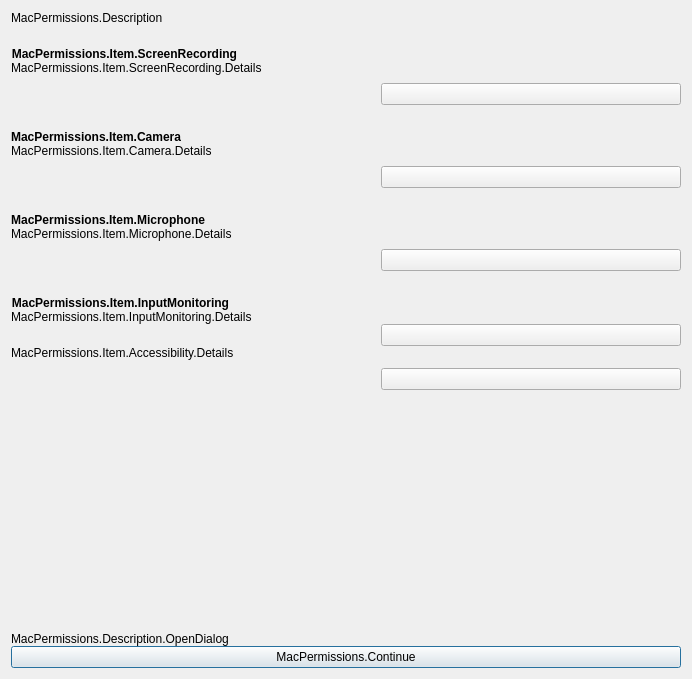
<?xml version="1.0" encoding="UTF-8"?>
<ui version="4.0">
 <class>OBSPermissions</class>
 <widget class="QDialog" name="OBSPermissions">
  <property name="geometry">
   <rect>
    <x>0</x>
    <y>0</y>
    <width>692</width>
    <height>679</height>
   </rect>
  </property>
  <property name="sizePolicy">
   <sizepolicy hsizetype="Minimum" vsizetype="Minimum">
    <horstretch>0</horstretch>
    <verstretch>0</verstretch>
   </sizepolicy>
  </property>
  <property name="minimumSize">
   <size>
    <width>0</width>
    <height>0</height>
   </size>
  </property>
  <property name="windowTitle">
   <string>MacPermissions.Title</string>
  </property>
  <property name="windowIcon">
   <iconset resource="obs.qrc">
    <normaloff>:/res/images/obs.png</normaloff>:/res/images/obs.png</iconset>
  </property>
  <property name="styleSheet">
   <string notr="true"/>
  </property>
  <layout class="QGridLayout" name="gridLayout_2">
   <item row="0" column="0">
    <layout class="QVBoxLayout" name="verticalLayout">
     <property name="spacing">
      <number>0</number>
     </property>
     <property name="sizeConstraint">
      <enum>QLayout::SizeConstraint::SetNoConstraint</enum>
     </property>
     <property name="leftMargin">
      <number>0</number>
     </property>
     <property name="topMargin">
      <number>0</number>
     </property>
     <property name="rightMargin">
      <number>0</number>
     </property>
     <property name="bottomMargin">
      <number>0</number>
     </property>
     <item>
      <layout class="QVBoxLayout" name="verticalLayout_7">
       <item>
        <widget class="QLabel" name="label">
         <property name="text">
          <string>MacPermissions.Description</string>
         </property>
         <property name="wordWrap">
          <bool>true</bool>
         </property>
        </widget>
       </item>
       <item>
        <layout class="QGridLayout" name="gridLayout">
         <item row="1" column="0">
          <spacer name="verticalSpacer">
           <property name="orientation">
            <enum>Qt::Orientation::Vertical</enum>
           </property>
           <property name="sizeHint" stdset="0">
            <size>
             <width>20</width>
             <height>40</height>
            </size>
           </property>
          </spacer>
         </item>
         <item row="3" column="0">
          <widget class="QPushButton" name="continueButton">
           <property name="text">
            <string>MacPermissions.Continue</string>
           </property>
          </widget>
         </item>
         <item row="2" column="0">
          <widget class="QLabel" name="label_2">
           <property name="text">
            <string>MacPermissions.Description.OpenDialog</string>
           </property>
           <property name="wordWrap">
            <bool>true</bool>
           </property>
           <property name="bottomMargin" stdset="0">
            <number>8</number>
           </property>
          </widget>
         </item>
         <item row="0" column="0">
          <layout class="QFormLayout" name="formLayout">
           <property name="fieldGrowthPolicy">
            <enum>QFormLayout::FieldGrowthPolicy::AllNonFixedFieldsGrow</enum>
           </property>
           <property name="rowWrapPolicy">
            <enum>QFormLayout::RowWrapPolicy::WrapAllRows</enum>
           </property>
           <property name="topMargin">
            <number>22</number>
           </property>
           <property name="bottomMargin">
            <number>0</number>
           </property>
           <item row="0" column="0">
            <widget class="QLabel" name="label_4">
             <property name="font">
              <font>
               <bold>true</bold>
              </font>
             </property>
             <property name="text">
              <string>MacPermissions.Item.ScreenRecording</string>
             </property>
             <property name="alignment">
              <set>Qt::AlignmentFlag::AlignRight|Qt::AlignmentFlag::AlignTrailing|Qt::AlignmentFlag::AlignVCenter</set>
             </property>
            </widget>
           </item>
           <item row="0" column="1">
            <widget class="QLabel" name="label_5">
             <property name="text">
              <string>MacPermissions.Item.ScreenRecording.Details</string>
             </property>
            </widget>
           </item>
           <item row="1" column="1">
            <layout class="QHBoxLayout" name="horizontalLayout">
             <property name="topMargin">
              <number>8</number>
             </property>
             <property name="bottomMargin">
              <number>25</number>
             </property>
             <item>
              <spacer name="horizontalSpacer">
               <property name="orientation">
                <enum>Qt::Orientation::Horizontal</enum>
               </property>
               <property name="sizeHint" stdset="0">
                <size>
                 <width>40</width>
                 <height>20</height>
                </size>
               </property>
              </spacer>
             </item>
             <item>
              <widget class="QPushButton" name="capturePermissionButton">
               <property name="sizePolicy">
                <sizepolicy hsizetype="Fixed" vsizetype="Fixed">
                 <horstretch>0</horstretch>
                 <verstretch>0</verstretch>
                </sizepolicy>
               </property>
               <property name="minimumSize">
                <size>
                 <width>300</width>
                 <height>0</height>
                </size>
               </property>
               <property name="maximumSize">
                <size>
                 <width>300</width>
                 <height>16777215</height>
                </size>
               </property>
               <property name="baseSize">
                <size>
                 <width>300</width>
                 <height>0</height>
                </size>
               </property>
              </widget>
             </item>
            </layout>
           </item>
           <item row="2" column="0">
            <widget class="QLabel" name="label_7">
             <property name="font">
              <font>
               <bold>true</bold>
              </font>
             </property>
             <property name="text">
              <string>MacPermissions.Item.Camera</string>
             </property>
             <property name="alignment">
              <set>Qt::AlignmentFlag::AlignRight|Qt::AlignmentFlag::AlignTrailing|Qt::AlignmentFlag::AlignVCenter</set>
             </property>
            </widget>
           </item>
           <item row="2" column="1">
            <widget class="QLabel" name="label_8">
             <property name="text">
              <string>MacPermissions.Item.Camera.Details</string>
             </property>
             <property name="wordWrap">
              <bool>true</bool>
             </property>
            </widget>
           </item>
           <item row="3" column="1">
            <layout class="QHBoxLayout" name="horizontalLayout_2">
             <property name="topMargin">
              <number>8</number>
             </property>
             <property name="bottomMargin">
              <number>25</number>
             </property>
             <item>
              <spacer name="horizontalSpacer_2">
               <property name="orientation">
                <enum>Qt::Orientation::Horizontal</enum>
               </property>
               <property name="sizeHint" stdset="0">
                <size>
                 <width>40</width>
                 <height>20</height>
                </size>
               </property>
              </spacer>
             </item>
             <item>
              <widget class="QPushButton" name="videoPermissionButton">
               <property name="sizePolicy">
                <sizepolicy hsizetype="Fixed" vsizetype="Fixed">
                 <horstretch>0</horstretch>
                 <verstretch>0</verstretch>
                </sizepolicy>
               </property>
               <property name="minimumSize">
                <size>
                 <width>300</width>
                 <height>0</height>
                </size>
               </property>
               <property name="maximumSize">
                <size>
                 <width>300</width>
                 <height>16777215</height>
                </size>
               </property>
               <property name="baseSize">
                <size>
                 <width>300</width>
                 <height>0</height>
                </size>
               </property>
              </widget>
             </item>
            </layout>
           </item>
           <item row="4" column="0">
            <widget class="QLabel" name="label_9">
             <property name="font">
              <font>
               <bold>true</bold>
              </font>
             </property>
             <property name="text">
              <string>MacPermissions.Item.Microphone</string>
             </property>
             <property name="alignment">
              <set>Qt::AlignmentFlag::AlignRight|Qt::AlignmentFlag::AlignTrailing|Qt::AlignmentFlag::AlignVCenter</set>
             </property>
            </widget>
           </item>
           <item row="4" column="1">
            <widget class="QLabel" name="label_10">
             <property name="text">
              <string>MacPermissions.Item.Microphone.Details</string>
             </property>
            </widget>
           </item>
           <item row="5" column="1">
            <layout class="QHBoxLayout" name="horizontalLayout_4">
             <property name="topMargin">
              <number>8</number>
             </property>
             <property name="bottomMargin">
              <number>25</number>
             </property>
             <item>
              <spacer name="horizontalSpacer_3">
               <property name="orientation">
                <enum>Qt::Orientation::Horizontal</enum>
               </property>
               <property name="sizeHint" stdset="0">
                <size>
                 <width>40</width>
                 <height>20</height>
                </size>
               </property>
              </spacer>
             </item>
             <item>
              <widget class="QPushButton" name="audioPermissionButton">
               <property name="sizePolicy">
                <sizepolicy hsizetype="Fixed" vsizetype="Fixed">
                 <horstretch>0</horstretch>
                 <verstretch>0</verstretch>
                </sizepolicy>
               </property>
               <property name="minimumSize">
                <size>
                 <width>300</width>
                 <height>0</height>
                </size>
               </property>
               <property name="maximumSize">
                <size>
                 <width>300</width>
                 <height>16777215</height>
                </size>
               </property>
               <property name="baseSize">
                <size>
                 <width>300</width>
                 <height>0</height>
                </size>
               </property>
              </widget>
             </item>
            </layout>
           </item>
           <item row="6" column="0">
            <widget class="QLabel" name="label_3">
             <property name="font">
              <font>
               <bold>true</bold>
              </font>
             </property>
             <property name="text">
              <string>MacPermissions.Item.InputMonitoring</string>
             </property>
             <property name="alignment">
              <set>Qt::AlignmentFlag::AlignRight|Qt::AlignmentFlag::AlignTrailing|Qt::AlignmentFlag::AlignVCenter</set>
             </property>
            </widget>
           </item>
           <item row="6" column="1">
            <widget class="QLabel" name="label_13">
             <property name="text">
              <string>MacPermissions.Item.InputMonitoring.Details</string>
             </property>
             <property name="wordWrap">
              <bool>true</bool>
             </property>
            </widget>
           </item>
           <item row="7" column="1">
            <layout class="QHBoxLayout" name="horizontalLayout_5">
             <property name="sizeConstraint">
              <enum>QLayout::SizeConstraint::SetDefaultConstraint</enum>
             </property>
             <item>
              <widget class="QWidget" name="widget" native="true"/>
             </item>
             <item>
              <widget class="QPushButton" name="inputMonitoringPermissionButton">
               <property name="sizePolicy">
                <sizepolicy hsizetype="Fixed" vsizetype="Fixed">
                 <horstretch>0</horstretch>
                 <verstretch>0</verstretch>
                </sizepolicy>
               </property>
               <property name="minimumSize">
                <size>
                 <width>300</width>
                 <height>0</height>
                </size>
               </property>
               <property name="maximumSize">
                <size>
                 <width>300</width>
                 <height>16777215</height>
                </size>
               </property>
               <property name="baseSize">
                <size>
                 <width>300</width>
                 <height>0</height>
                </size>
               </property>
              </widget>
             </item>
            </layout>
           </item>
           <item row="8" column="1">
            <widget class="QLabel" name="accessibilityPermissionLabel">
             <property name="text">
              <string>MacPermissions.Item.Accessibility.Details</string>
             </property>
             <property name="wordWrap">
              <bool>true</bool>
             </property>
            </widget>
           </item>
           <item row="9" column="1">
            <layout class="QHBoxLayout" name="horizontalLayout_5">
             <property name="sizeConstraint">
              <enum>QLayout::SizeConstraint::SetDefaultConstraint</enum>
             </property>
             <property name="topMargin">
              <number>8</number>
             </property>
             <property name="bottomMargin">
              <number>25</number>
             </property>
             <item>
              <spacer name="horizontalSpacer_4">
               <property name="orientation">
                <enum>Qt::Orientation::Horizontal</enum>
               </property>
               <property name="sizeHint" stdset="0">
                <size>
                 <width>40</width>
                 <height>20</height>
                </size>
               </property>
              </spacer>
             </item>
             <item>
              <widget class="QPushButton" name="accessibilityPermissionButton">
               <property name="sizePolicy">
                <sizepolicy hsizetype="Fixed" vsizetype="Fixed">
                 <horstretch>0</horstretch>
                 <verstretch>0</verstretch>
                </sizepolicy>
               </property>
               <property name="minimumSize">
                <size>
                 <width>300</width>
                 <height>0</height>
                </size>
               </property>
               <property name="maximumSize">
                <size>
                 <width>300</width>
                 <height>16777215</height>
                </size>
               </property>
               <property name="baseSize">
                <size>
                 <width>300</width>
                 <height>0</height>
                </size>
               </property>
              </widget>
             </item>
            </layout>
           </item>
          </layout>
         </item>
        </layout>
       </item>
      </layout>
     </item>
    </layout>
   </item>
  </layout>
 </widget>
 <resources>
  <include location="obs.qrc"/>
 </resources>
 <connections/>
</ui>
